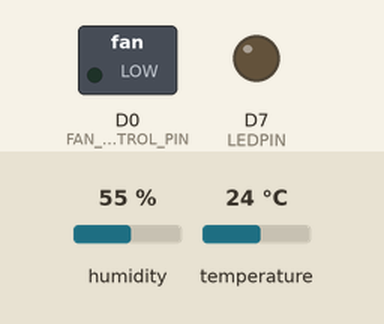
Recording of a sketch running on a simulated Particle Photon. Shown: switched loads named in the sketch (green lamp = pin HIGH), output pins drawn as LEDs (lit = HIGH). Wiring (inferred from the names in the program): DHT11 sensor: data D3. The test bench sets the inputs (shaded band); at power-on: humidity 55 %, temperature 24 °C. The local clock reads 2024-03-15 10:24:30 at power-on unless the sketch sets it; what the sketch prints to the serial monitor is not drawn.

Above: at 5.2 s.
At 10.2 s:
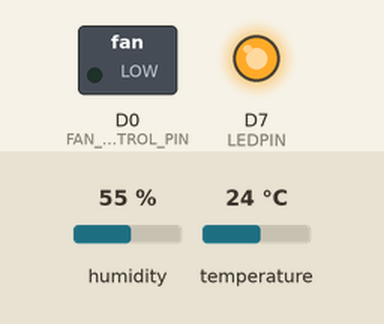
Timing chart, 0 to 13.5 s (numbered marks = the images above):
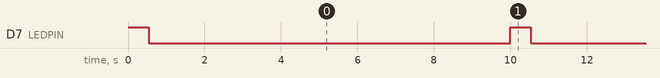

Measured:
- by itself, D7 (LEDPIN): alternates HIGH for 0.53 s and LOW for 9.5 s

The sketch:

fan-controller.ino
```cpp
// (licence header left out)
//
// Includes
//
#include "DHT.h"
#include "application.h"

//
// Configuration
//

// device name
#define DEVICE_NAME "GREENHOUSE"

// sensor type: [DHT11, DHT22, DHT21, AM2301]
#define DHTTYPE DHT22

// which digital pin for the DHT
#define DHTPIN D3

// which digital pin for the Photon/Spark Core/Electron LED
#define LEDPIN D7

// whether to use Farenheit instead of Celsius
#define USE_FARENHEIT 1

// min/max values (sanity checks)
#define MIN_TEMPERATURE -30
#define MAX_TEMPERATURE 120

#define MIN_HUMIDITY 0
#define MAX_HUMIDITY 100

// sensor sending interval (seconds)
#define SEND_INTERVAL 10

// AdaFruit integration
#define ADAFRUIT_ENABLED 0
#define ADAFRUIT_API_KEY "YOURAPIKEY"
#define ADAFRUIT_FEED_TEMPERATURE "temp"
#define ADAFRUIT_FEED_HUMIDITY "humidity"
#define ADAFRUIT_FEED_HEAT_INDEX "heat-index"

// ThingSpeak integration
#define THINGSPEAK_ENABLED 0
#define THINGSPEAK_CHANNEL 123456
#define THINGSPEAK_API_KEY "YOURAPIKEY"

// HTTP POST integration
#define HTTP_POST 0
#define HTTP_POST_HOST "myhost.com"
#define HTTP_POST_PORT 80
#define HTTP_POST_PATH "/"

// Particle event
#define PARTICLE_EVENT 1
#define PARTICLE_EVENT_NAME "dht-logger-log"

//
// Integration Includes
//

// AdaFruit.io
#if ADAFRUIT_ENABLED
#include "Adafruit_IO_Client.h"
#include "Adafruit_IO_Arduino.h"
#endif

// ThingSpeak
#if THINGSPEAK_ENABLED
#include "ThingSpeak/ThingSpeak.h"
#endif

#if HTTP_POST
#include "HttpClient/HttpClient.h"
#endif

//
// Locals
//
TCPClient tcpClient;

DHT dht(DHTPIN, DHTTYPE);

float humidity;
float temperature;
float heatIndex;

char humidityString[10];
char temperatureString[10];
char heatIndexString[10];

int failed = 0;

// last time since we sent sensor readings
int lastUpdate = 0;

#if ADAFRUIT_ENABLED
Adafruit_IO_Client aio = Adafruit_IO_Client(tcpClient, ADAFRUIT_API_KEY);
Adafruit_IO_Feed aioFeedTemperature = aio.getFeed(ADAFRUIT_FEED_TEMPERATURE);
Adafruit_IO_Feed aioFeedHumidity = aio.getFeed(ADAFRUIT_FEED_HUMIDITY);
Adafruit_IO_Feed aioFeedHeatIndex = aio.getFeed(ADAFRUIT_FEED_HEAT_INDEX);
#endif

#if HTTP_POST
HttpClient http;

// Headers currently need to be set at init, useful for API keys etc.
http_header_t httpHeaders[] = {
    { "Content-Type", "application/json" },
    { "Accept" , "*/*"},
    { NULL, NULL }
};

http_response_t response;
http_request_t request;
#endif

// for HTTP POST and Particle.publish payloads
char payload[1024];

// Above this temperature, run the fan.
const int TOO_HOT = 75;

// Below this temperature, turn the fan off.
const int TOO_COLD = 45;

// Hysteresis range in degrees
const int HYSTERESIS = 3;

// Whatever the control pin is. IIRC the relay shield has a relay on pin 1.
const int FAN_CONTROL_PIN = 0;

const int OFF = 0;
const int ON_TO_COOL = 1;
const int ON_TO_HEAT = 2;

int fanState;

void updateFan(int temp) {
  // If it is too hot, turn the fan on
  if (temp >= TOO_HOT) {
    digitalWrite(FAN_CONTROL_PIN, HIGH);
    fanState = ON_TO_COOL;
    return;
  }

  // If it is too cold, turn the fan on as well
  if (temp <= TOO_COLD) {
    digitalWrite(FAN_CONTROL_PIN, HIGH);
    fanState = ON_TO_HEAT;
    return;
  }

  // If the temperature is in the off zone, turn the fan off
  if ((temp <= (TOO_HOT - HYSTERESIS)) && (temp >= (TOO_COLD + HYSTERESIS))) {
    digitalWrite(FAN_CONTROL_PIN, LOW);
    fanState = OFF;
    return;
  }

  // If control reaches here, the temperature is in the "dead" zone of the hysteresis, do nothing
  // printf("In hysteresis zone; no state change\n");
}

/**
 * Setup
 */
void setup() {
    pinMode(LEDPIN, OUTPUT);
    digitalWrite(LEDPIN, HIGH);

    // initialize temp sensor here...
    pinMode(FAN_CONTROL_PIN, OUTPUT);

    // Start with the fan off, just in case
    digitalWrite(FAN_CONTROL_PIN, LOW);
    fanState = OFF;

    // configure Particle variables - float isn't accepted, so we have to use string versions
    Particle.variable("temperature", &temperatureString[0], STRING);
    Particle.variable("humidity", &humidityString[0], STRING);
    Particle.variable("heatIndex", &heatIndexString[0], STRING);
    Particle.variable("status", &failed, INT);
    Particle.variable("fanState", &fanState, INT);

    // start the DHT sensor
    dht.begin();

#if THINGSPEAK_ENABLED
    ThingSpeak.begin(tcpClient);
#endif

#if ADAFRUIT_ENABLED
    aio.begin();
#endif

#if PARTICLE_EVENT
    // startup event
    sprintf(payload,
            "{\"device\":\"%s\",\"state\":\"starting\"}",
            DEVICE_NAME);

    Spark.publish(PARTICLE_EVENT_NAME, payload, 60, PRIVATE);
#endif

    // run the first measurement
    loop();
}

/**
 * Event loop
 */
void loop() {
    int now = Time.now();

    // only run every SEND_INTERVAL seconds
    if (now - lastUpdate < SEND_INTERVAL) {
        return;
    }

    // turn on LED when updating
    digitalWrite(LEDPIN, HIGH);

    lastUpdate = now;

    failed = 0;

    // read humidity and temperature values
    humidity = dht.readHumidity();
    temperature = dht.readTemperature(USE_FARENHEIT);

    if (temperature == NAN
        || humidity == NAN
        || temperature > MAX_TEMPERATURE
        || temperature < MIN_TEMPERATURE
        || humidity > MAX_HUMIDITY
        || humidity < MIN_HUMIDITY) {
        // if any sensor failed, bail on updates
        failed = 1;
    } else {
        failed = 0;

        // calculate the heat index
        heatIndex = dht.computeHeatIndex(temperature, humidity, USE_FARENHEIT);

        // convert floats to strings for Particle variables
        sprintf(temperatureString, "%.2f", temperature);
        sprintf(humidityString, "%.2f", humidity);
        sprintf(heatIndexString, "%.2f", heatIndex);

        // Read temperature
        updateFan(temperature);

#if THINGSPEAK_ENABLED
        // set all 3 fields first
        ThingSpeak.setField(1, temperatureString);
        ThingSpeak.setField(2, humidityString);
        ThingSpeak.setField(3, heatIndexString);

        // send all fields at once
        ThingSpeak.writeFields(THINGSPEAK_CHANNEL, THINGSPEAK_API_KEY);
#endif

#if ADAFRUIT_ENABLED
        aioFeedTemperature.send(temperature);
        aioFeedHumidity.send(humidity);
        aioFeedHeatIndex.send(heatIndex);
#endif

        sprintf(payload,
            "{\"device\":\"%s\",\"temperature\":%.2f,\"humidity\":%.2f,\"heatIndex\":%.2f,\"fanState\":%d}",
            DEVICE_NAME,
            temperature,
            humidity,
            heatIndex,
            fanState);

#if HTTP_POST
        request.hostname = HTTP_POST_HOST;
        request.port = HTTP_POST_PORT;
        request.path = HTTP_POST_PATH;
        request.body = payload;

        http.post(request, response, httpHeaders);
#endif

#if PARTICLE_EVENT
        Spark.publish(PARTICLE_EVENT_NAME, payload, 60, PRIVATE);
#endif
    }

    // done updating
    digitalWrite(LEDPIN, LOW);
}
```

DHT.cpp
```cpp
//
// Based on https://gist.github.com/wgbartley/8301123
// and https://github.com/adafruit/DHT-sensor-library/blob/master/DHT.cpp
//

#include "DHT.h"
#include "math.h"

/**
 * Constructor
 */
DHT::DHT(uint8_t pin, uint8_t type, uint8_t count) {
    _pin = pin;
    _type = type;
    _count = count;
    _firstReading = true;
}

/**
 * Sets up the pins
 */
void DHT::begin(void) {
    // set up the pins!
    pinMode(_pin, INPUT);

    digitalWrite(_pin, HIGH);

    _lastReadTime = 0;
}

/**
 * Gets the current temperature
 */
float DHT::readTemperature(bool farenheit) {
    float temp = NAN;

    if (read()) {
        switch (_type) {
            case DHT11:
                temp = _data[2];

            case DHT22:
            case DHT21:
                temp = _data[2] & 0x7F;
                temp *= 256;
                temp += _data[3];
                temp /= 10;

                // negative temp
                if (_data[2] & 0x80) {
                    temp *= -1;
                }
        }

        if (farenheit) {
            temp = convertCtoF(temp);
        }
    }

    return temp;
}

/**
 * Converts Celsius to Farenheit
 */
float DHT::convertCtoF(float c) {
    return c * 9 / 5 + 32;
}

/**
 * Converts Farenheit to Celsius
 */
float DHT::convertFtoC(float f) {
  return (f - 32) * 0.55555;
}

/**
 * Gets the current humidity
 */
float DHT::readHumidity(void) {
    float humidity = NAN;

    if (read()) {
        switch (_type) {
            case DHT11:
                humidity = _data[0];

            case DHT22:
            case DHT21:
                humidity = _data[0];
                humidity *= 256;
                humidity += _data[1];
                humidity /= 10;

                return humidity;
        }
    }

    return humidity;
}

/**
 * Computes the Heat Index
 */
float DHT::computeHeatIndex(float temperature, float percentHumidity, bool isFahrenheit) {
    // Using both Rothfusz and Steadman's equations
    // http://www.wpc.ncep.noaa.gov/html/heatindex_equation.shtml
    float hi;

    if (!isFahrenheit) {
        temperature = convertCtoF(temperature);
    }

    hi = 0.5 * (temperature + 61.0 + ((temperature - 68.0) * 1.2) + (percentHumidity * 0.094));

    if (hi > 79) {
        hi = -42.379 +
             2.04901523 * temperature +
            10.14333127 * percentHumidity +
            -0.22475541 * temperature*percentHumidity +
            -0.00683783 * pow(temperature, 2) +
            -0.05481717 * pow(percentHumidity, 2) +
             0.00122874 * pow(temperature, 2) * percentHumidity +
             0.00085282 * temperature*pow(percentHumidity, 2) +
            -0.00000199 * pow(temperature, 2) * pow(percentHumidity, 2);
    }

    if ((percentHumidity < 13) && (temperature >= 80.0) && (temperature <= 112.0)) {
        hi -= ((13.0 - percentHumidity) * 0.25) * sqrt((17.0 - abs(temperature - 95.0)) * 0.05882);
    } else if ((percentHumidity > 85.0) && (temperature >= 80.0) && (temperature <= 87.0)) {
        hi += ((percentHumidity - 85.0) * 0.1) * ((87.0 - temperature) * 0.2);
    }

    return isFahrenheit ? hi : convertFtoC(hi);
}

/**
 * Gets a reading from the DHT
 */
bool DHT::read(void) {
    uint8_t lastState = HIGH;
    uint8_t counter = 0;
    uint8_t j = 0, i = 0;
    unsigned long currentTime;

    // pull the pin high and wait 250 milliseconds
    digitalWrite(_pin, HIGH);
    delay(250);

    currentTime = millis();
    if (currentTime < _lastReadTime) {
        // ie there was a rollover
        _lastReadTime = 0;
    }

    if (!_firstReading && ((currentTime - _lastReadTime) < 2000)) {
        //delay(2000 - (currentTime - _lastReadTime));
        return true; // return last correct measurement
    }

    _firstReading = false;
    Serial.print("Currtime: "); Serial.print(currentTime);
    Serial.print(" Lasttime: "); Serial.print(_lastReadTime);
    _lastReadTime = millis();

    // zero-out the data
    _data[0] = _data[1] = _data[2] = _data[3] = _data[4] = 0;

    // now pull it low for ~20 milliseconds
    pinMode(_pin, OUTPUT);
    digitalWrite(_pin, LOW);
    delay(20);
    noInterrupts();
    digitalWrite(_pin, HIGH);
    delayMicroseconds(40);
    pinMode(_pin, INPUT);

    // read in timings
    for (i = 0; i < MAXTIMINGS; i++) {
        counter = 0;

        while (digitalRead(_pin) == lastState) {
            counter++;
            delayMicroseconds(1);

            if (counter == 255) {
                break;
            }
        }

        lastState = digitalRead(_pin);

        if (counter == 255) {
            break;

        }

        // ignore first 3 transitions
        if ((i >= 4) && (i%2 == 0)) {
            // shove each bit into the storage bytes
            _data[j/8] <<= 1;

            if (counter > _count) {
                _data[j/8] |= 1;
            }

            j++;
        }
    }

    interrupts();

    // check we read 40 bits and that the checksum matches
    if ((j >= 40) && (_data[4] == ((_data[0] + _data[1] + _data[2] + _data[3]) & 0xFF))) {
        return true;
    }

    return false;
}
```

DHT.h
```cpp
//
// Based on https://gist.github.com/wgbartley/8301123
// and https://github.com/adafruit/DHT-sensor-library/blob/master/DHT.h
//
#ifndef DHT_H
#define DHT_H

#include "application.h"

#define MAXTIMINGS 85

#define DHT11 11
#define DHT22 22
#define DHT21 21
#define AM2301 21

#define NAN 999999

class DHT {
    private:
        uint8_t _data[6];
        uint8_t _pin, _type, _count;
        unsigned long _lastReadTime;
        bool _firstReading;

        bool read(void);

    public:
        DHT(uint8_t pin, uint8_t type, uint8_t count = 6);

        void begin(void);

        float readTemperature(bool farenheit = false);
        float readHumidity(void);

        float computeHeatIndex(float temperature, float percentHumidity, bool isFahrenheit);

        float convertCtoF(float);
        float convertFtoC(float f);
};

#endif
```
